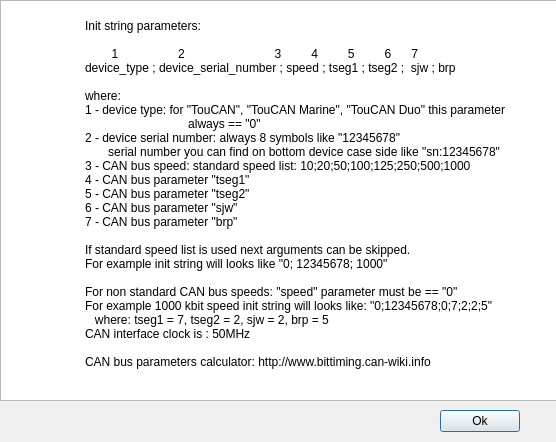
<?xml version="1.0" encoding="UTF-8"?>
<ui version="4.0">
 <class>DialogInitString</class>
 <widget class="QDialog" name="DialogInitString">
  <property name="geometry">
   <rect>
    <x>0</x>
    <y>0</y>
    <width>556</width>
    <height>442</height>
   </rect>
  </property>
  <property name="windowTitle">
   <string>Dialog</string>
  </property>
  <widget class="QPushButton" name="pushButton">
   <property name="geometry">
    <rect>
     <x>440</x>
     <y>410</y>
     <width>80</width>
     <height>22</height>
    </rect>
   </property>
   <property name="text">
    <string>Ok</string>
   </property>
  </widget>
  <widget class="QPlainTextEdit" name="plainTextEdit">
   <property name="geometry">
    <rect>
     <x>0</x>
     <y>0</y>
     <width>561</width>
     <height>401</height>
    </rect>
   </property>
   <property name="plainText">
    <string>
	Init string parameters:
	
	        1                  2                           3         4         5         6      7
	device_type ; device_serial_number ; speed ; tseg1 ; tseg2 ;  sjw ; brp

	where:
	1 - device type: for &quot;TouCAN&quot;, &quot;TouCAN Marine&quot;, &quot;TouCAN Duo&quot; this parameter		                               always == &quot;0&quot;
	2 - device serial number: always 8 symbols like &quot;12345678&quot;
                               serial number you can find on bottom device case side like &quot;sn:12345678&quot;
	3 - CAN bus speed: standard speed list: 10;20;50;100;125;250;500;1000
	4 - CAN bus parameter &quot;tseg1&quot;
	5 - CAN bus parameter &quot;tseg2&quot;
	6 - CAN bus parameter &quot;sjw&quot;
	7 - CAN bus parameter &quot;brp&quot;

      	If standard speed list is used next arguments can be skipped.
	For example init string will looks like &quot;0; 12345678; 1000&quot;

	For non standard CAN bus speeds: &quot;speed&quot; parameter must be == &quot;0&quot;
	For example 1000 kbit speed init string will looks like: &quot;0;12345678;0;7;2;2;5&quot;
	   where: tseg1 = 7, tseg2 = 2, sjw = 2, brp = 5
	CAN interface clock is : 50MHz
 
	CAN bus parameters calculator: http://www.bittiming.can-wiki.info
</string>
   </property>
  </widget>
 </widget>
 <resources/>
 <connections/>
</ui>
